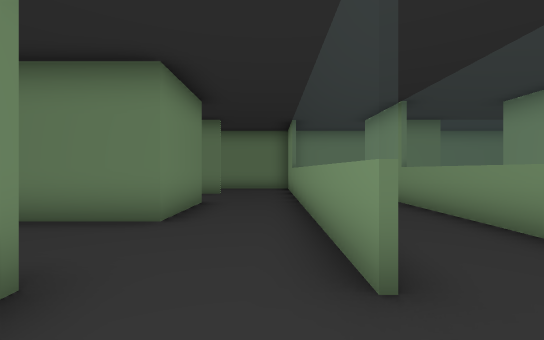
View 1 (above)

24 first-person views from a walk through a 3-D level made in the Unity game engine. The camera is 1.3 m above the floor, looks level and sees 90° across. The floor is counted in squares, 1.62 m on a side. Each view is taken from the middle of a square. On the plan, view 1 faces up. The plan holds only what a view shows up to about 10 squares ahead; the rest is blank. The player is left out.

View 2
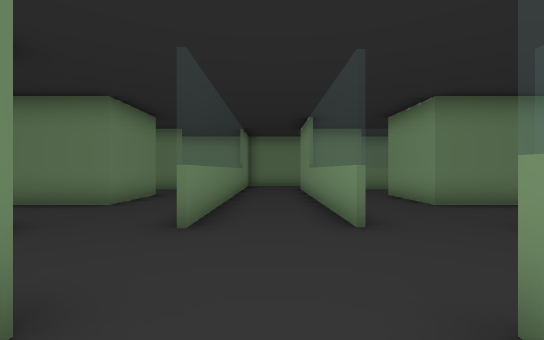

View 3
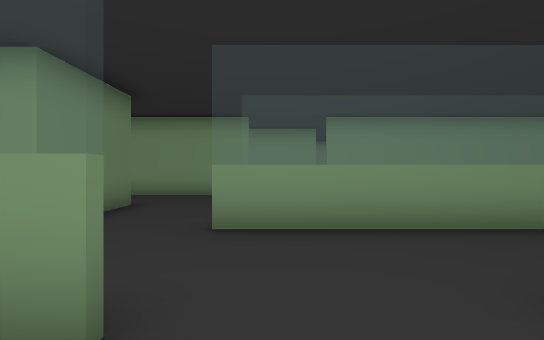

View 4
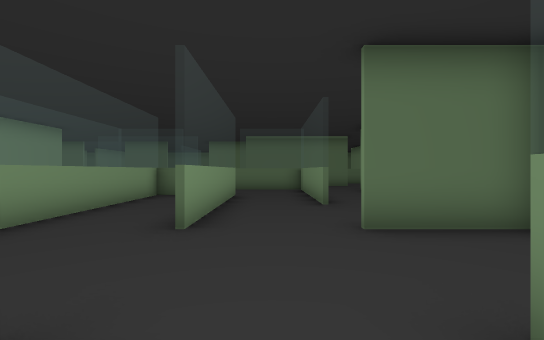

View 5
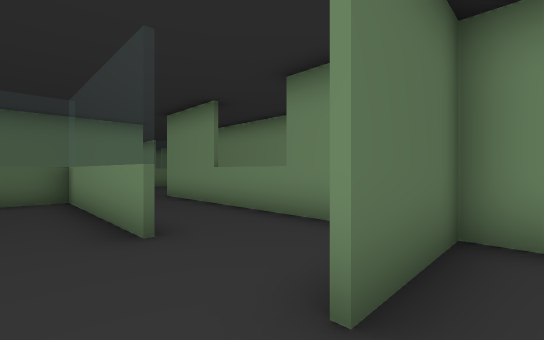

View 6
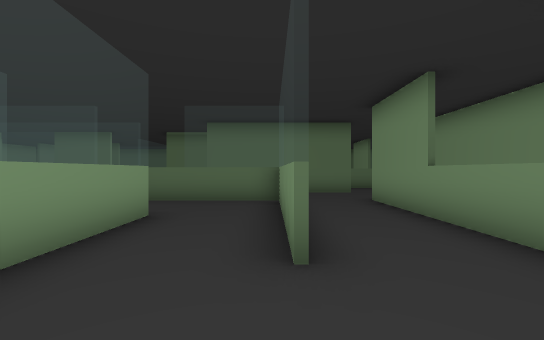

View 7
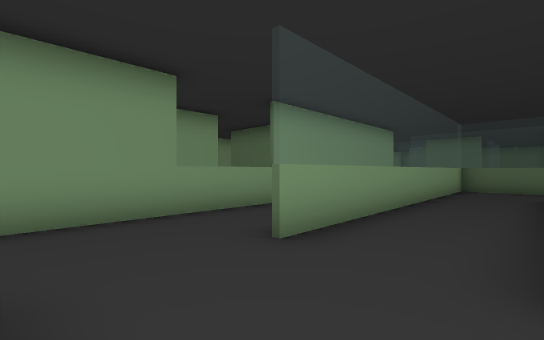

View 8
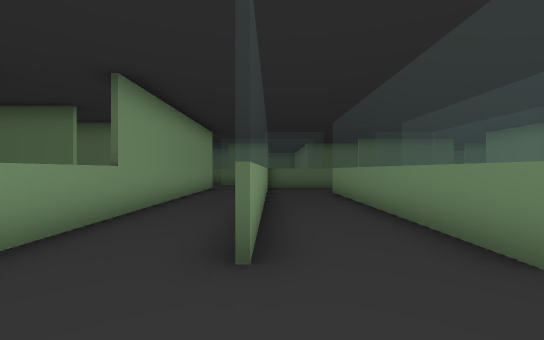

View 9
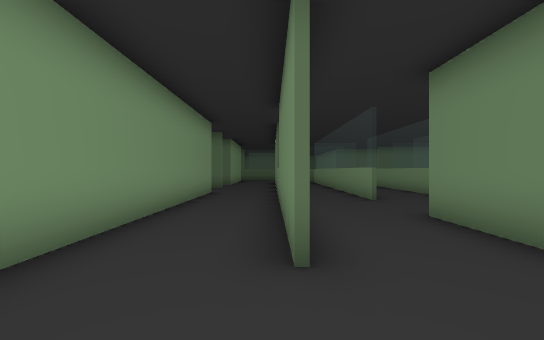

View 10
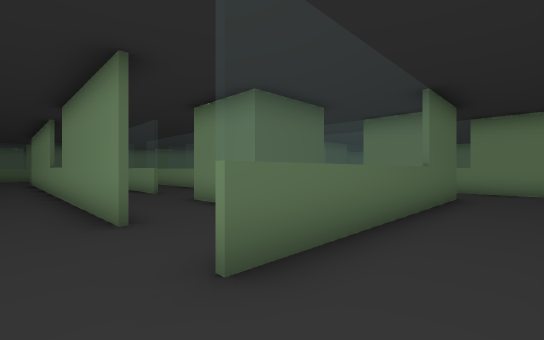

View 11
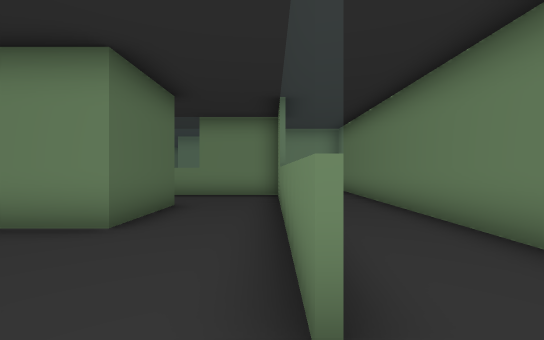

View 12
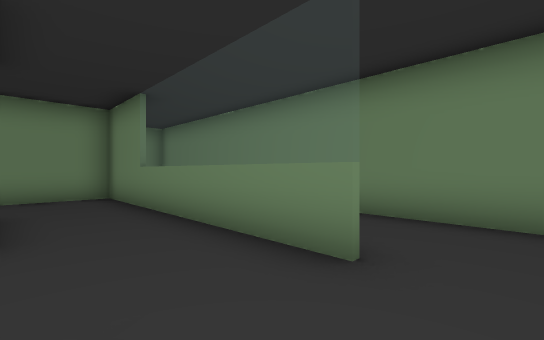

View 13
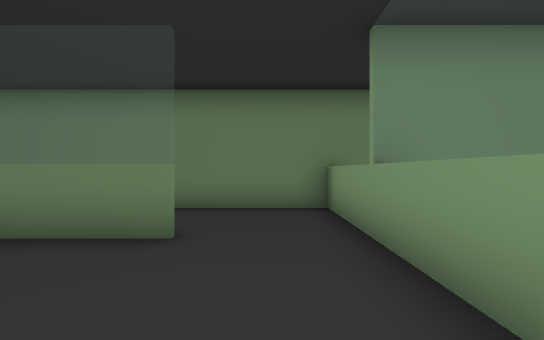

View 14
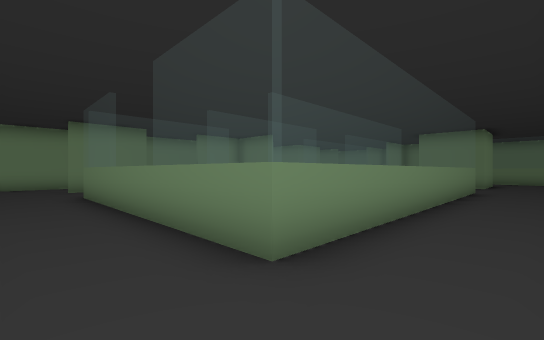

View 15
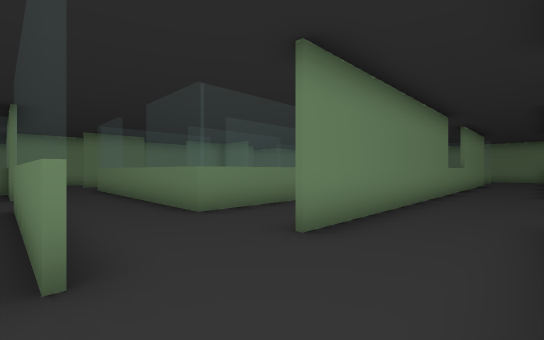

View 16
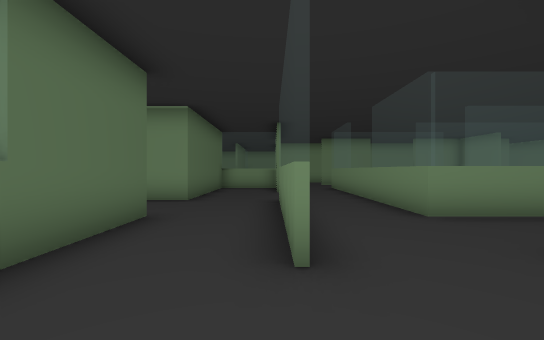

View 17
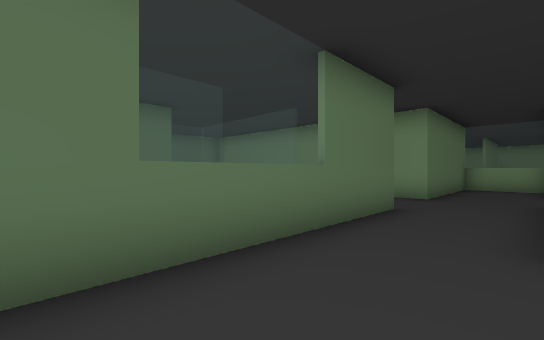

View 18
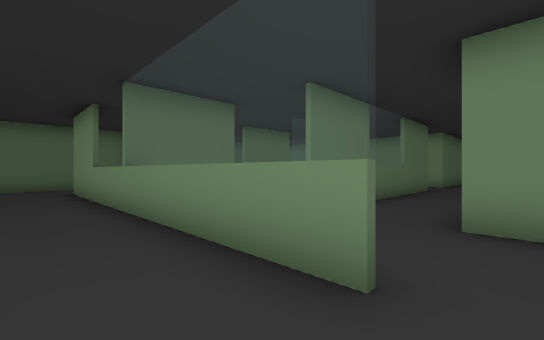

View 19
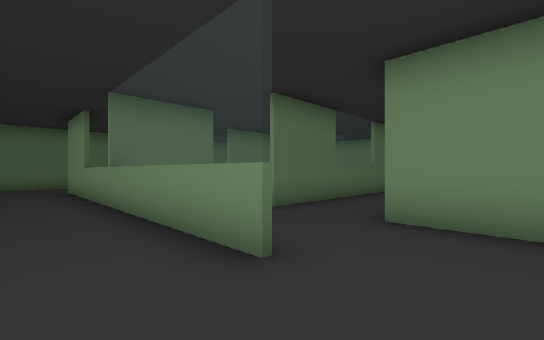

View 20
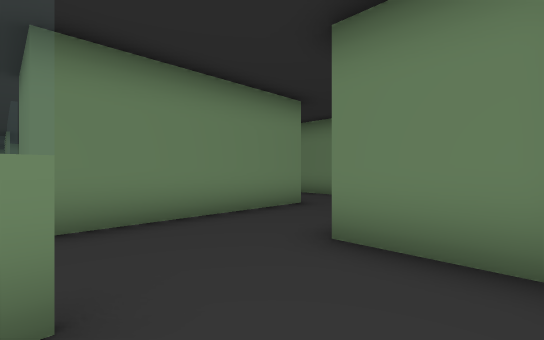

View 21
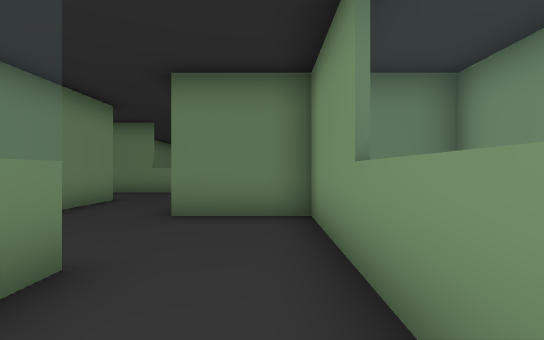

View 22
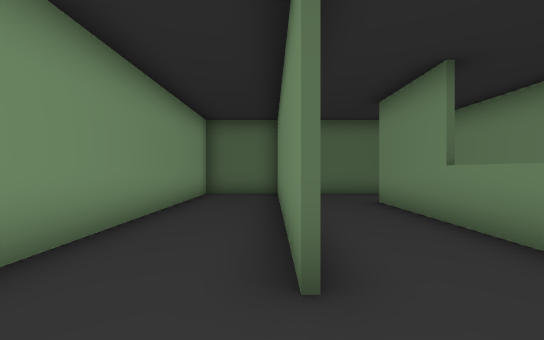

View 23
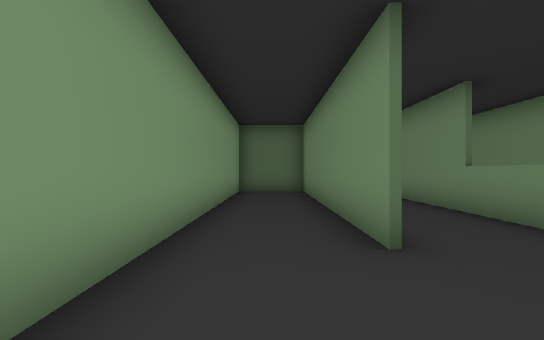

View 24
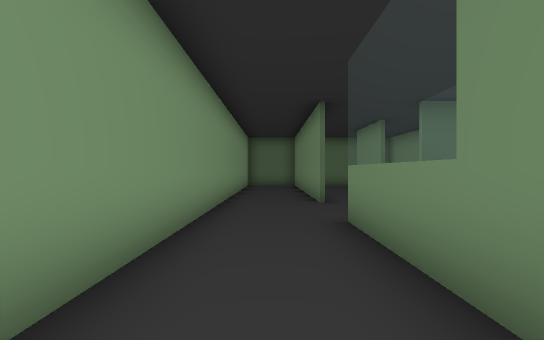

### Floor plan
Points are (right, up) in squares from view 1. A wall is a line through its corners. A room is listed if a view was taken in it or the views show most of it. See-through windows are left out.
Room 1 (views 1, 3, 5, 6)
walls: (-1.7, 0) (-1.7, -0.7) (0.8, -0.7); (3.2, -1.6) (3.2, -0.6)
ways out: opening at (1.5, -1) to room 2; opening at (3, 0.5) to room 2; opening at (2, 2) to room 3; opening at (-0.5, 2)
Room 2 (views 2, 7, 8, 14, 15, 16)
walls: (0.8, -3.2) (0.8, -6.4); (3.2, -5.9) (3.2, -1.6); (-1.7, -2.4) (-1.7, -8.4); (-4.3, -5.5) (-4.3, -9.8); (5, -5.7) (5.7, -5.7) (5.7, 1.9); (-1.9, -10.7) (3.4, -10.7); (8.2, -6.4) (8.2, 1.8); (5.8, 1.9) (5.8, -5.8); (10.7, -7.8) (10.7, 4.5); (10.8, -3.5) (10.8, -8.2); (8.3, 1.8) (8.3, -8.3) (0.8, -8.3); (10.4, -13.2) (13.6, -13.2); (8.3, 4.2) (5.7, 4.2)
ways out: opening at (1.5, -1) to room 1; opening at (3, 0.5) to room 1; opening at (4.5, 5.5) to room 4; opening at (9.5, 5.5) to room 4; opening at (14.5, -11.5) to room 5; opening at (14.5, -4.5) to room 5; opening at (2, -7) to room 8; opening at (7, -7) to room 8; opening at (4.5, -11); opening at (9.5, -12); opening at (12.5, -3)
Room 3 (views 4, 9, 10, 11)
walls: (3.1, 9.3) (10.9, 9.3); (0.8, 11) (0.8, 1.8); (13.2, 8.6) (13.2, 11.8); (14.1, 11.7) (2, 11.7); (3.2, 1.8) (3.2, 7.8)
ways out: opening at (2, 2) to room 1; opening at (11.5, 9) to room 4
Room 4 (views 12, 13)
walls: (10.8, 6.8) (10.8, 1.6); (10.7, 4.5) (10.7, 5.5); (10.9, 9.2) (3.3, 9.2) (3.3, 5.9); (5.7, 4.2) (5.7, 6.8) (8.3, 6.8) (8.3, 4.2); (10.8, 1.1) (10.8, -0.5); (13.2, -0.9) (13.2, 8.6)
ways out: opening at (4.5, 5.5) to room 2; opening at (9.5, 5.5) to room 2; opening at (11.5, 9) to room 3; opening at (12, -1)
Room 5 (views 17, 18, 19, 20, 21)
walls: (18.3, -10.8) (18.3, -16.5); (15.8, -5.8) (15.8, -10.8); (13.8, -5.7) (15, -5.7); (20.7, -12.4) (20.7, -8.3) (18.2, -8.3); (13.6, -13.2) (15.8, -13.2); (16.5, -3.3) (13.8, -3.3)
ways out: opening at (14.5, -11.5) to room 2; opening at (14.5, -4.5) to room 2; opening at (21, -14.5) to room 6; opening at (19.5, -16) to room 7; opening at (16.5, -13)
Room 6 (views 22, 23, 24)
walls: (20.8, -15.8) (20.8, -22.8); (20.8, -10.1) (20.8, -13.2); (20.8, -23.2) (23.2, -23.2) (23.2, -10.1); (22.4, -8.3) (21.6, -8.3)
ways out: opening at (21, -14.5) to room 5
Room 7 (no view inside)
walls: (15.8, -19.1) (15.8, -21.8); (18.3, -16.5) (18.3, -20.9); (17.2, -23.2) (20, -23.2)
ways out: opening at (19.5, -16) to room 5
Room 8 (no view inside)
walls: (6, -8.2) (8, -8.2); (0.8, -6.4) (0.8, -8.2) (4.2, -8.2); (8.2, -7.9) (8.2, -6.4)
ways out: opening at (2, -7) to room 2; opening at (7, -7) to room 2

Where each view was taken, in squares from view 1:
view 1: 0 up, 0 right, facing up
view 2: 2 down, 2 right, facing up
view 3: 1 up, 2 right, facing right
view 4: 3 up, 2 right, facing down
view 5: 0 up, 2 right, facing down-left
view 6: 1 down, 1 right, facing down
view 7: 4 up, 6 right, facing down-right
view 8: 4 up, 8 right, facing down
view 9: 9 up, 11 right, facing down
view 10: 11 up, 12 right, facing down-left
view 11: 9 up, 12 right, facing left
view 12: 7 up, 12 right, facing up-left
view 13: 6 up, 12 right, facing up
view 14: 10 down, 10 right, facing up-left
view 15: 11 down, 13 right, facing up-left
view 16: 11 down, 13 right, facing left
view 17: 11 down, 14 right, facing down-left
view 18: 10 down, 20 right, facing down-left
view 19: 9 down, 20 right, facing down-left
view 20: 11 down, 20 right, facing up-left
view 21: 13 down, 20 right, facing up
view 22: 14 down, 21 right, facing down
view 23: 13 down, 22 right, facing down
view 24: 9 down, 22 right, facing down
